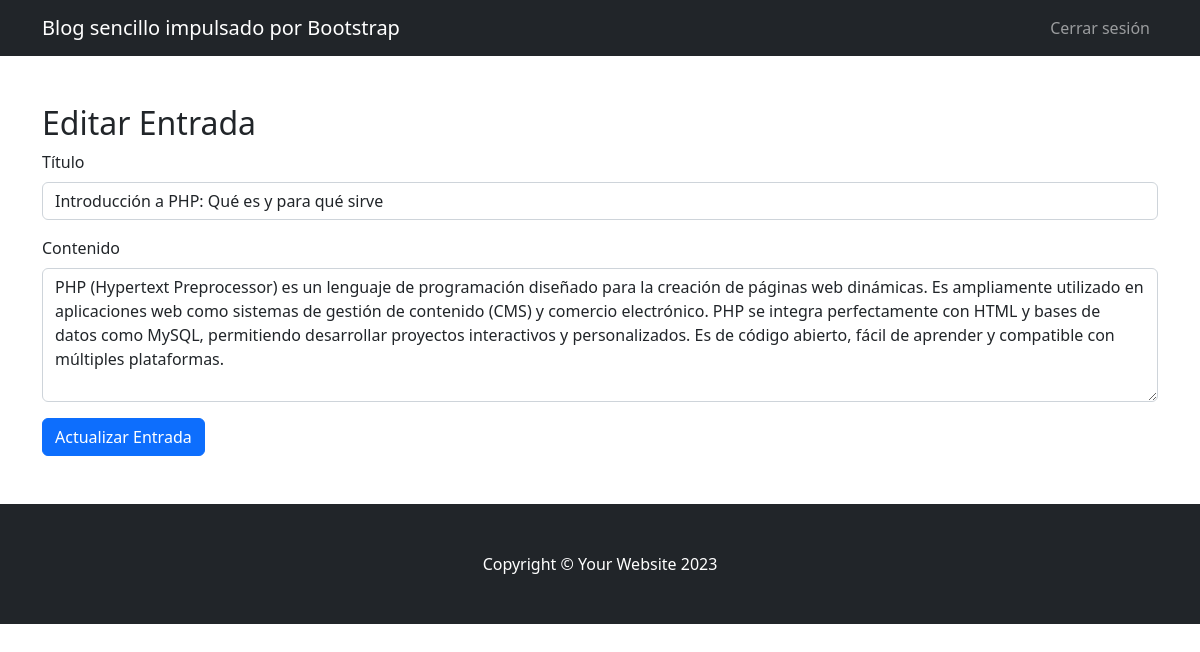
Screenshot of /editar_post.php?id_entrada=1 (signed in) with the database file from the repository.
### tables this page shows
CREATE TABLE IF NOT EXISTS `entrada` (
  `id_entrada` int NOT NULL AUTO_INCREMENT,
  `id_usuario` int NOT NULL,
  `titulo_entrada` varchar(100) NOT NULL,
  `contenido_entrada` text NOT NULL,
  `fecha_publicacion_entrada` datetime NOT NULL DEFAULT CURRENT_TIMESTAMP,
  PRIMARY KEY (`id_entrada`),
  KEY `fk_usuario_entrada` (`id_usuario`)
);

### editar_post.php (the view, shortened to what this page needs)
<?php
include('includes/header.php');
if (isset($_GET['id_entrada'])) {
    $id_entrada = $_GET['id_entrada'];
    $sql = "SELECT * FROM entrada WHERE id_entrada = :id_entrada";
    $stmt = $conn->prepare($sql);
    $stmt->bindParam(':id_entrada', $id_entrada, PDO::PARAM_INT);
    $stmt->execute();
    $entrada = $stmt->fetch(PDO::FETCH_ASSOC);
} else {
    echo "No se ha recibido el ID de la entrada.";
    exit;
}
?>
<div class="container mt-5 mb-5">
    <h2>Editar Entrada</h2>
    <form action="editar_post.php?id_entrada=<?php echo $id_entrada; ?>" method="POST">
        <div class="mb-3">
            <label for="titulo" class="form-label">Título</label>
            <input type="text" class="form-control" id="titulo" name="titulo"
                value="<?php echo htmlspecialchars($entrada['titulo_entrada']); ?>" required>
        </div>
        <div class="mb-3">
            <label for="contenido" class="form-label">Contenido</label>
            <textarea class="form-control" id="contenido" name="contenido" rows="5"
                required><?php echo htmlspecialchars($entrada['contenido_entrada']); ?></textarea>
        </div>
        <button type="submit" class="btn btn-primary">Actualizar Entrada</button>
    </form>
</div>
<?php include('includes/footer.php'); ?>

### rows the page displays
entrada: titulo "Introducción a PHP: Qué es y para qué sirve", contenido "PHP (Hypertext Preprocessor) es un lenguaje de programación diseñado para la creación de páginas web dinámicas. Es ampliamente utilizado en aplicaciones web como sistemas de gestión de contenido (CMS) y comercio electrónico. PHP se integra perfectamente con HTML y bases de datos como MySQL, permitiendo desarrollar proyectos interactivos y personalizados. Es de código abierto, fácil de aprender y compatible con múltiples plataformas."
